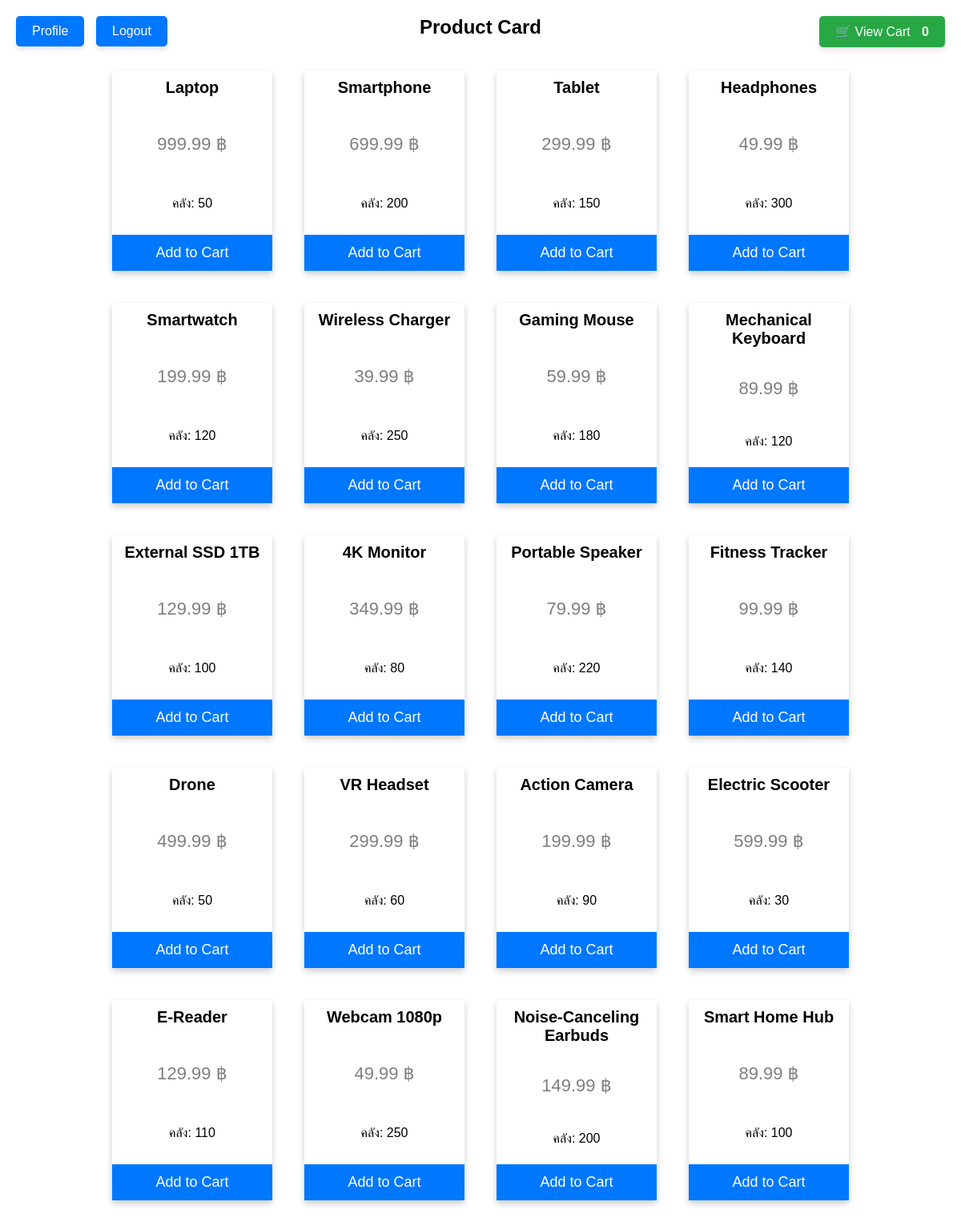
/Order.php, run on the app's committed database.
### tables this page shows
CREATE TABLE Product (
    IDProduct INT NOT NULL AUTO_INCREMENT,
    ProductName VARCHAR(50) NULL DEFAULT NULL,
    PricePerUnit DECIMAL(10,2) NULL DEFAULT NULL,
    StockQty INT NULL DEFAULT NULL,
    PRIMARY KEY (IDProduct)
);

### Order.php (the view, shortened to what this page needs)
<!DOCTYPE html>
<html>
<head>
</head>
<body>
    <?php
    $link = mysqli_connect("localhost", "root", "", "demo", 3307);
    $query = "SELECT * FROM product";
    $result = mysqli_query($link, $query);
    ?>
    <div>
        <a href="Cart.php">
            <button class="cart-button">
                🛒 View Cart <span id="cart-count"><?php echo count($_SESSION["cart"]) ?></span>
            </button>
        </a>
        <a href="Profile.php">
            <button class="profile-button">Profile</span></button>
        </a>
        <a href="index.php">
            <button class="logout-button">Logout</span></button>
        </a>
        <h2 style="text-align:center">Product Card</h2>
    </div>
    <div class="container-product">
        <?php
        while ($row = mysqli_fetch_row($result)) {
            echo "
            <div class=card>
                <h1>$row[1]</h1>
                <p class=price>$row[2] ฿</p>
                <p class=qty>คลัง: $row[3]</p>
                <form class=card-form method=post>
                    <input type=hidden name=product_id value=$row[0]>
                    <input type=hidden name=product_name value=$row[1]>
                    <input type=hidden name=product_price value=$row[2]>
                    <button type=submit>Add to Cart</button>
                </form>
            </div>
        ";
        }
        ?>
    </div>
</body>
</html>

### Order.php (style rules this page uses)
body { font-family: Arial, sans-serif; }
.cart-button { position: fixed; top: 20px; right: 20px; background-color: #28a745; color: white; padding: 10px 20px; border: none; border-radius: 5px; font-size: 16px; cursor: pointer; box-shadow: 0 4px 6px rgba(0, 0, 0, 0.1); }
.profile-button { position: fixed; top: 20px; left: 20px; background-color: rgb(0, 119, 255); color: white; padding: 10px 20px; border: none; border-radius: 5px; font-size: 16px; cursor: pointer; box-shadow: 0 4px 6px rgba(0, 0, 0, 0.1); }
.logout-button { position: fixed; top: 20px; left: 120px; background-color: rgb(0, 119, 255); color: white; padding: 10px 20px; border: none; border-radius: 5px; font-size: 16px; cursor: pointer; box-shadow: 0 4px 6px rgba(0, 0, 0, 0.1); }
.cart-button span { margin-left: 10px; font-weight: bold; }
.card { width: 200px; height: 250px; display: flex; flex-direction: column; box-shadow: 0 4px 8px 0 rgba(0, 0, 0, 0.2); margin: 20px; text-align: center; font-family: arial; justify-content: space-between }
.card h1 { max-height: 48px; overflow: hidden; text-overflow: ellipsis; display: -webkit-box; -webkit-line-clamp: 2; -webkit-box-orient: vertical; font-size: 20px; margin: 10px 0; }
.price { color: grey; font-size: 22px; }
.card button { border: none; outline: 0; padding: 12px; color: white; background-color: rgb(0, 119, 255); text-align: center; cursor: pointer; width: 100%; font-size: 18px; }
.container-product { display: flex; flex-wrap: wrap; justify-content: center; align-items: center; }
.card-form { margin: 0px; }

### data on the page
product: ProductName "Laptop", PricePerUnit "999.99", StockQty "50"
product: ProductName "Smartphone", PricePerUnit "699.99", StockQty "200"
product: ProductName "Tablet", PricePerUnit "299.99", StockQty "150"
product: ProductName "Headphones", PricePerUnit "49.99", StockQty "300"
product: ProductName "Smartwatch", PricePerUnit "199.99", StockQty "120"
product: ProductName "Wireless Charger", PricePerUnit "39.99", StockQty "250"
product: ProductName "Gaming Mouse", PricePerUnit "59.99", StockQty "180"
product: ProductName "Mechanical Keyboard", PricePerUnit "89.99", StockQty "120"
product: ProductName "External SSD 1TB", PricePerUnit "129.99", StockQty "100"
product: ProductName "4K Monitor", PricePerUnit "349.99", StockQty "80"
product: ProductName "Portable Speaker", PricePerUnit "79.99", StockQty "220"
product: ProductName "Fitness Tracker", PricePerUnit "99.99", StockQty "140"
product: ProductName "Drone", PricePerUnit "499.99", StockQty "50"
product: ProductName "VR Headset", PricePerUnit "299.99", StockQty "60"
product: ProductName "Action Camera", PricePerUnit "199.99", StockQty "90"
product: ProductName "Electric Scooter", PricePerUnit "599.99", StockQty "30"
product: ProductName "E-Reader", PricePerUnit "129.99", StockQty "110"
product: ProductName "Webcam 1080p", PricePerUnit "49.99", StockQty "250"
product: ProductName "Noise-Canceling Earbuds", PricePerUnit "149.99", StockQty "200"
product: ProductName "Smart Home Hub", PricePerUnit "89.99", StockQty "100"

### other printed values
count($_SESSION["cart"]) "0"
